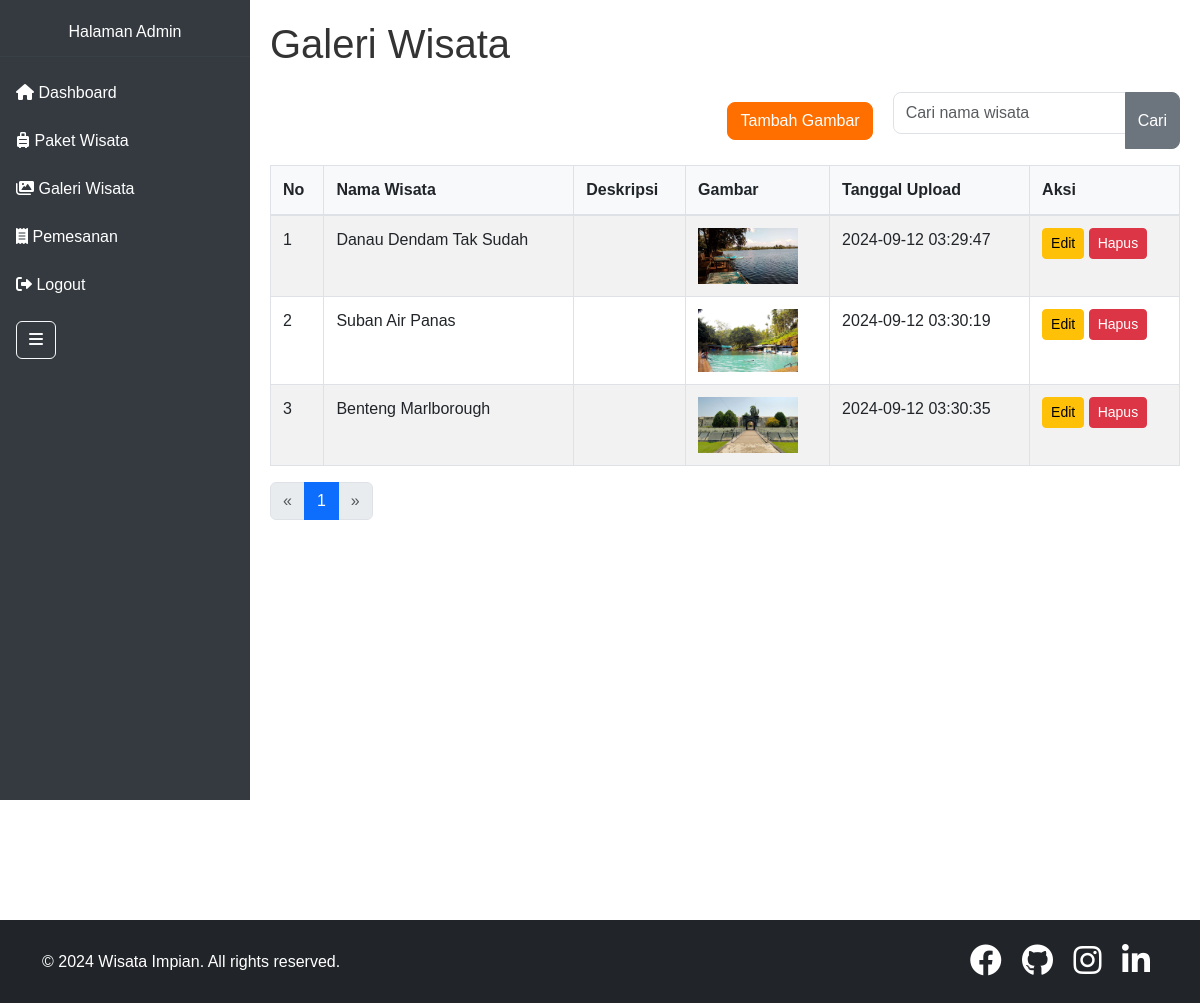
Page /galeri_index.php on the committed database.
### tables this page shows
CREATE TABLE `galeri_wisata` (
  `id` int(11) NOT NULL,
  `nama_wisata` varchar(255) NOT NULL,
  `deskripsi` text NOT NULL,
  `gambar` varchar(255) NOT NULL,
  `tanggal_upload` timestamp NOT NULL DEFAULT CURRENT_TIMESTAMP
);

### galeri_index.php (the view, shortened to what this page needs)
<?php
include 'koneksi.php';
$items_per_page = 5;
$page = isset($_GET['page']) ? (int)$_GET['page'] : 1;
$offset = ($page - 1) * $items_per_page;
$search = isset($_GET['search']) ? $_GET['search'] : '';
$search = $conn->real_escape_string($search);
$sql = "SELECT * FROM galeri_wisata WHERE nama_wisata LIKE '%$search%' LIMIT $items_per_page OFFSET $offset";
$result = $conn->query($sql);
$total_items_sql = "SELECT COUNT(*) as total FROM galeri_wisata WHERE nama_wisata LIKE '%$search%'";
$total_items_result = $conn->query($total_items_sql);
$total_items = $total_items_result->fetch_assoc()['total'];
$total_pages = ceil($total_items / $items_per_page);
?>
<div class="content-wrapper">
    <div class="d-flex justify-content-between align-items-center mb-3">
        <h1 class="text-center">Galeri Wisata</h1>
    </div>
    <form class="mb-3 d-flex justify-content-between align-items-center" method="GET" action="">
        <a href="galeri_add.php" class="btn btn-primary mr-3">Tambah Gambar</a>
        <div class="input-group flex-grow-1">
            <input type="text" class="form-control" name="search" placeholder="Cari nama wisata" value="<?php echo htmlspecialchars($search); ?>">
            <button class="btn btn-secondary" type="submit">Cari</button>
        </div>
    </form>
    <table class="table table-striped">
        <thead>
            <tr>
                <th>No</th>
                <th>Nama Wisata</th>
                <th>Deskripsi</th>
                <th>Gambar</th>
                <th>Tanggal Upload</th>
                <th>Aksi</th>
            </tr>
        </thead>
        <tbody>
            <?php
            if ($result) {
                $no = $offset + 1;
                $galeris = $result->fetch_all(MYSQLI_ASSOC);
                foreach ($galeris as $galeri) : ?>
                <tr>
                    <td><?php echo htmlspecialchars($no); ?></td>
                    <td><?php echo htmlspecialchars($galeri['nama_wisata']); ?></td>
                    <td><?php echo htmlspecialchars($galeri['deskripsi']); ?></td>
                    <td><img src="assets/img/galeri/<?php echo htmlspecialchars($galeri['gambar']); ?>" width="100"></td>
                    <td><?php echo htmlspecialchars($galeri['tanggal_upload']); ?></td>
                    <td>
                        <a href="galeri_edit.php?id=<?php echo htmlspecialchars($galeri['id']); ?>" class="btn btn-warning btn-sm">Edit</a>
                        <a href="#" class="btn btn-danger btn-sm delete-btn" data-id="<?php echo htmlspecialchars($galeri['id']); ?>">Hapus</a>
                    </td>
                </tr>
                <?php
                $no++;
                endforeach;
            } else {
                echo "<tr><td colspan='6'>Error: " . $conn->error . "</td></tr>";
            }
            ?>
        </tbody>
    </table>
    <nav aria-label="Page navigation">
        <ul class="pagination">
            <li class="page-item <?php if ($page <= 1) echo 'disabled'; ?>">
                <a class="page-link" href="?search=<?php echo htmlspecialchars($search); ?>&page=<?php echo max(1, $page - 1); ?>" aria-label="Previous">
                    <span aria-hidden="true">&laquo;</span>
                </a>
            </li>
            <?php for ($i = 1; $i <= $total_pages; $i++) : ?>
            <li class="page-item <?php if ($i == $page) echo 'active'; ?>">
                <a class="page-link" href="?search=<?php echo htmlspecialchars($search); ?>&page=<?php echo $i; ?>"><?php echo $i; ?></a>
            </li>
            <?php endfor; ?>
            <li class="page-item <?php if ($page >= $total_pages) echo 'disabled'; ?>">
                <a class="page-link" href="?search=<?php echo htmlspecialchars($search); ?>&page=<?php echo min($total_pages, $page + 1); ?>" aria-label="Next">
                    <span aria-hidden="true">&raquo;</span>
                </a>
            </li>
        </ul>
    </nav>
</div>
<?php
$content = ob_get_clean();
include 'template.php';
?>

### template.php (shortened to what this page needs)
<!DOCTYPE html>
<html lang="en">
<head>
    <link href="https://cdn.jsdelivr.net/npm/bootstrap@5.3.0-alpha1/dist/css/bootstrap.min.css" rel="stylesheet">
    <link rel="stylesheet" href="https://cdnjs.cloudflare.com/ajax/libs/font-awesome/6.0.0-beta3/css/all.min.css">
    <link rel="stylesheet" href="assets/css/style.css">
</head>
<body>
<nav class="sidebar" id="sidebar">
    <div class="text-center"> Halaman Admin</div>
    <hr class="sidebar-divider">
    <ul class="nav flex-column">
        <li class="nav-item">
            <a class="nav-link" href="template.php">
                <i class="fas fa-home"></i> <span class="link-text">Dashboard</span>
            </a>
        </li>
        <li class="nav-item">
            <a class="nav-link" href="paket_index.php">
                <i class="fas fa-suitcase-rolling"></i> <span class="link-text">Paket Wisata</span>
            </a>
        </li>
        <li class="nav-item">
            <a class="nav-link" href="galeri_index.php">
                <i class="fas fa-images"></i> <span class="link-text">Galeri Wisata</span>
            </a>
        </li>
        <li class="nav-item">
            <a class="nav-link" href="pemesanan_index.php">
                <i class="fas fa-receipt"></i> <span class="link-text">Pemesanan</span>
            </a>
        </li>
        <li class="nav-item">
            <a href="#" class="nav-link" id="logoutBtn">
                <i class="fas fa-sign-out-alt"></i> <span class="link-text">Logout</span>
            </a>
        </li>
    </ul>
    <div class="sidebar-header">
        <button id="sidebarToggle" class="btn btn-outline-light">
            <i class="fas fa-bars"></i>
        </button>
    </div>
</nav>
<div class="content-wrapper">
    <main class="main-content">
        <?php echo isset($content) ? $content : ''; ?>
    </main>
</div>
<footer class="bg-dark text-white py-4">
    <div class="container d-flex justify-content-between align-items-center">
        <div class="footer-left">
            <p class="mb-0 copyright-text">&copy; 2024 Wisata Impian. All rights reserved.</p>
        </div>
        <div class="social-icons">
            <a href="https://www.facebook.com/profile.php?id=100074179090256" target="_blank" class="text-white mx-2" style="text-decoration: none;">
                <i class="fa-brands fa-facebook fa-2x"></i>
            </a>
            <a href="https://github.com/FarhanSuryadicka" target="_blank" class="text-white mx-2" style="text-decoration: none;">
                <i class="fa-brands fa-github fa-2x"></i>
            </a>
            <a href="https://www.instagram.com/frhnsydka?igsh=MTdoeHYwdWF2OXprMA==" target="_blank" class="text-white mx-2" style="text-decoration: none;">
                <i class="fa-brands fa-instagram fa-2x"></i>
            </a>
            <a href="https://linkedin.com" target="_blank" class="text-white mx-2" style="text-decoration: none;">
                <i class="fa-brands fa-linkedin-in fa-2x"></i>
            </a>
        </div>
    </div>
</footer>
</body>
</html>

### assets/css/style.css (style rules this page uses)
body { font-family: Arial, sans-serif; color: #333; margin: 0; padding: 0; background-color: #f8f9fa; background: url('https://example.com/path-to-your-indonesian-landscape-image.jpg') no-repeat center center fixed; background-size: cover; }
.text-center { text-align: center; size: 50px; }
a { color: inherit; text-decoration: none; }
.content-wrapper { display: flex; flex-direction: column; min-height: 100vh; }
.d-flex { display: flex; align-items: center; }
.d-flex .form-control { flex: 1; }
.form-control { border-radius: 8px; background-color: #ffffff80; color: #333; margin-bottom: 15px; padding: 0.5rem 0.75rem; }
.input-group { flex: 1; max-width: 400px; margin-left: 20px; }
.input-group input.form-control { border-radius: 8px 0 0 8px; }
.input-group button.btn { border-radius: 0 8px 8px 0; }
.table { border-collapse: collapse; }
.table th, .table td { border: 1px solid #dee2e6; padding: 0.75rem; }
.table thead th { background-color: #f8f9fa; border-bottom: 2px solid #dee2e6; }
.nav-link { padding: 0.5rem 1rem; }
.btn-primary { background-color: #007bff; border-color: #007bff; }
.sidebar { height: 100vh; position: fixed; top: 0; left: 0; width: 250px; background-color: #343a40; color: #fff; padding-top: 20px; transition: width 0.3s ease; z-index: 1000; }
.sidebar .nav-link { color: #fff; padding: 0.75rem 1rem; transition: padding 0.3s ease; }
.sidebar .nav-link .link-text { display: inline; }
.sidebar .sidebar-header { display: flex; align-items: center; justify-content: space-between; padding: 0.75rem 1rem; }
.sidebar-divider { border-top: 1px solid #495057; margin: 0.75rem 0; }
.main-content { margin-left: 250px; padding: 20px; margin-bottom: 80px; transition: margin-left 0.3s ease; }
footer { background-color: #343a40; color: #fff; text-align: center; padding: 1.5rem 0; width: 100%; margin-top: auto; }
.social-icons { margin: 0; }
.social-icons a { color: #fff; margin: 0 10px; }
.btn-primary { background-color: #ff6f00; border-color: #ff6f00; transition: background-color 0.3s, border-color 0.3s; border-radius: 8px; }
form.d-flex { margin-left: auto; }

### rows in the picture
galeri_wisata: nama_wisata "Danau Dendam Tak Sudah", gambar (picture), tanggal_upload "2024-09-12 03:29:47"
galeri_wisata: nama_wisata "Suban Air Panas", gambar (picture), tanggal_upload "2024-09-12 03:30:19"
galeri_wisata: nama_wisata "Benteng Marlborough", gambar (picture), tanggal_upload "2024-09-12 03:30:35"
